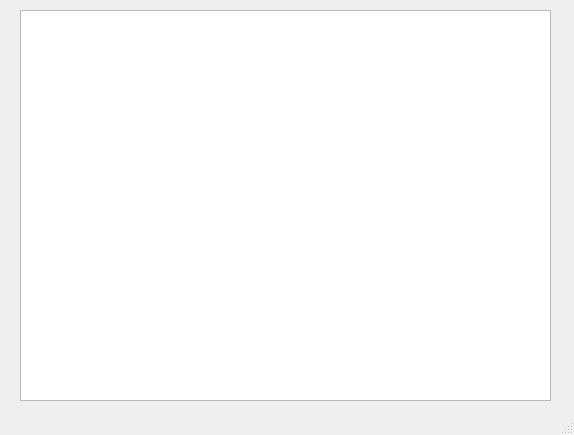
<?xml version="1.0" encoding="UTF-8"?>
<ui version="4.0">
 <class>MainWindow</class>
 <widget class="QMainWindow" name="MainWindow">
  <property name="geometry">
   <rect>
    <x>0</x>
    <y>0</y>
    <width>574</width>
    <height>435</height>
   </rect>
  </property>
  <property name="windowTitle">
   <string>MainWindow</string>
  </property>
  <widget class="QWidget" name="centralwidget">
   <widget class="QGraphicsView" name="graphicsView">
    <property name="geometry">
     <rect>
      <x>20</x>
      <y>10</y>
      <width>531</width>
      <height>391</height>
     </rect>
    </property>
   </widget>
  </widget>
  <widget class="QMenuBar" name="menubar">
   <property name="geometry">
    <rect>
     <x>0</x>
     <y>0</y>
     <width>574</width>
     <height>22</height>
    </rect>
   </property>
  </widget>
  <widget class="QStatusBar" name="statusbar"/>
 </widget>
 <resources/>
 <connections/>
</ui>
